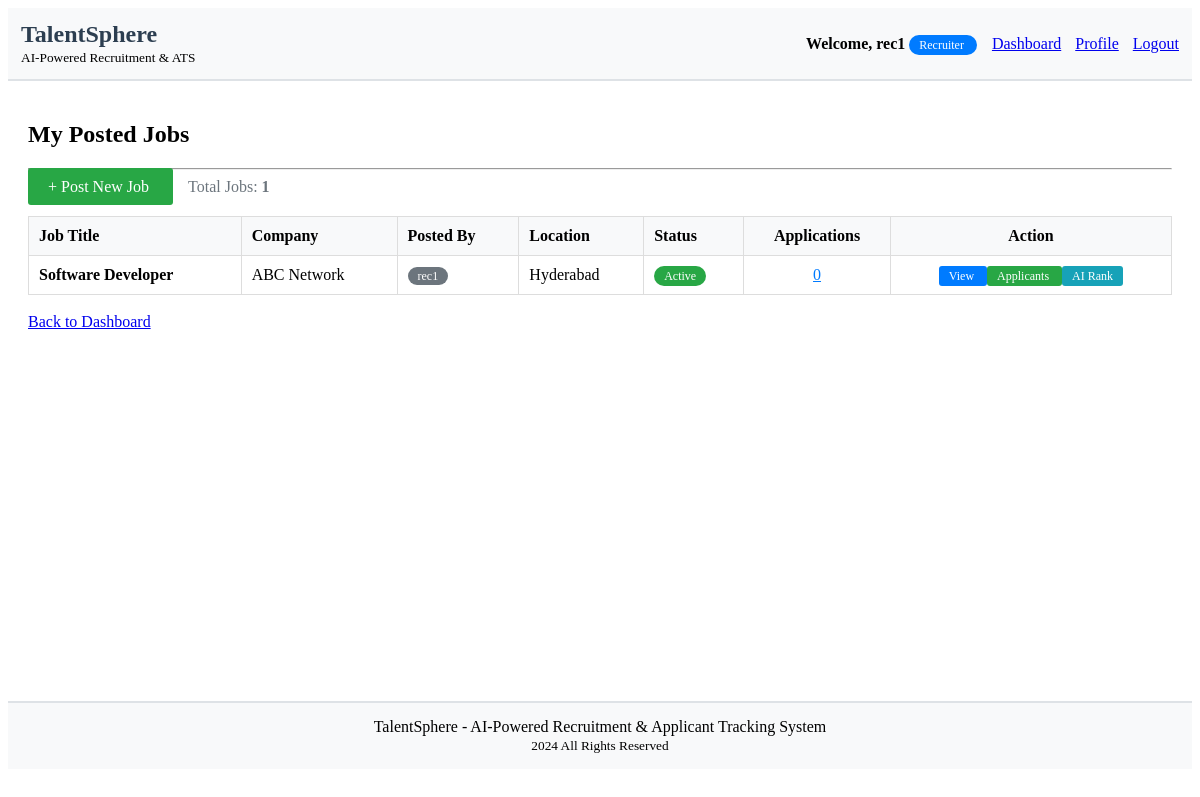
/accounts/my-jobs/ (signed in), run on an earlier commit of the app's database.
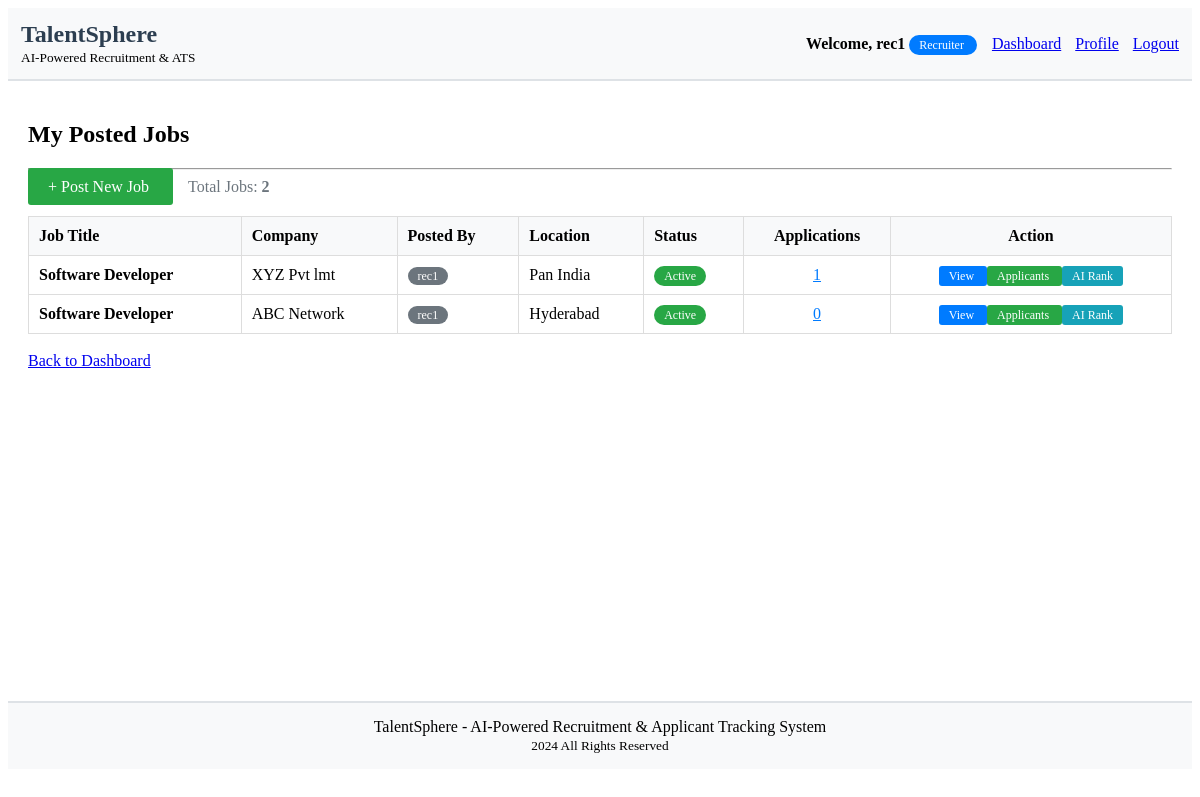
And on a later commit of the database.
### accounts/models.py (models this page shows, shortened)
class Job(models.Model):
    JOB_STATUS = (
        ('active', 'Active'),
        ('closed', 'Closed'),
        ('draft', 'Draft'),
    )
    EXPERIENCE_LEVELS = (
        ('entry', 'Entry Level'),
        ('mid', 'Mid Level'),
        ('senior', 'Senior Level'),
        ('lead', 'Lead'),
        ('executive', 'Executive'),
    )
    title = models.CharField(max_length=200)
    company = models.CharField(max_length=100)
    location = models.CharField(max_length=200)
    description = models.TextField()
    requirements = models.TextField()
    required_skills = models.TextField(blank=True, null=True, help_text="Comma separated skills")
    experience_level = models.CharField(max_length=20, choices=EXPERIENCE_LEVELS, default='mid')
    salary_min = models.DecimalField(max_digits=10, decimal_places=2, null=True, blank=True)
    salary_max = models.DecimalField(max_digits=10, decimal_places=2, null=True, blank=True)
    status = models.CharField(max_length=20, choices=JOB_STATUS, default='active')
    created_by = models.ForeignKey(User, on_delete=models.CASCADE, related_name='jobs')
    created_at = models.DateTimeField(auto_now_add=True)
    updated_at = models.DateTimeField(auto_now=True)
    class Meta:
        ordering = ['-created_at']

### accounts/views.py (the view)
# urls.py: path('my-jobs/', views.my_jobs, name='my_jobs'),
@login_required
def my_jobs(request):
    if request.user.profile.role != 'recruiter':
        messages.error(request, 'Access denied!')
        return redirect('dashboard')
    jobs = Job.objects.filter(created_by=request.user)
    return render(request, 'accounts/my_jobs.html', {'jobs': jobs})

### accounts/templates/accounts/my_jobs.html (shortened to what this page needs)
{% extends 'accounts/base.html' %}
{% block content %}
    <h2>My Posted Jobs</h2>
    <hr>
    <div style="margin-bottom: 20px;">
        <a href="{% url 'create_job' %}" style="background-color: #28a745; color: white; padding: 10px 20px; text-decoration: none; border-radius: 3px;">
            + Post New Job
        </a>
        <span style="margin-left: 15px; color: #6c757d;">
            Total Jobs: <strong>{{ jobs.count }}</strong>
        </span>
    </div>
    {% if jobs %}
        <table width="100%" style="border-collapse: collapse; border: 1px solid #ddd;">
            <thead style="background-color: #f8f9fa;">
                <tr>
                    <th style="border: 1px solid #ddd; padding: 10px; text-align: left;">Job Title</th>
                    <th style="border: 1px solid #ddd; padding: 10px; text-align: left;">Company</th>
                    <th style="border: 1px solid #ddd; padding: 10px; text-align: left;">Posted By</th>
                    <th style="border: 1px solid #ddd; padding: 10px; text-align: left;">Location</th>
                    <th style="border: 1px solid #ddd; padding: 10px; text-align: left;">Status</th>
                    <th style="border: 1px solid #ddd; padding: 10px; text-align: center;">Applications</th>
                    <th style="border: 1px solid #ddd; padding: 10px; text-align: center;">Action</th>
                </tr>
            </thead>
            <tbody>
                {% for job in jobs %}
                <tr>
                    <td style="border: 1px solid #ddd; padding: 10px;">
                        <strong>{{ job.title }}</strong>
                    </td>
                    <td style="border: 1px solid #ddd; padding: 10px;">{{ job.company }}</td>
                    <td style="border: 1px solid #ddd; padding: 10px;">
                        <span style="background-color: #6c757d; color: white; padding: 2px 10px; border-radius: 10px; font-size: 12px;">
                            {{ job.created_by.username }}
                        </span>
                    </td>
                    <td style="border: 1px solid #ddd; padding: 10px;">{{ job.location }}</td>
                    <td style="border: 1px solid #ddd; padding: 10px;">
                        <span style="background-color:
                            {% if job.status == 'active' %}#28a745
                            {% elif job.status == 'draft' %}#ffc107
                            {% else %}#dc3545{% endif %};
                            color: white; padding: 3px 10px; border-radius: 12px; font-size: 12px;">
                            {{ job.get_status_display }}
                        </span>
                    </td>
                    <td style="border: 1px solid #ddd; padding: 10px; text-align: center;">
                        <a href="{% url 'job_applications' job.id %}" style="color: #007bff;">
                            {{ job.applications.count }}
                        </a>
                    </td>
                    <td style="border: 1px solid #ddd; padding: 10px; text-align: center;">
                        <a href="{% url 'job_detail' job.id %}" style="background-color: #007bff; color: white; padding: 3px 10px; text-decoration: none; border-radius: 3px; font-size: 12px;">
                            View
                        </a>
                        <a href="{% url 'job_applications' job.id %}" style="background-color: #28a745; color: white; padding: 3px 10px; text-decoration: none; border-radius: 3px; font-size: 12px;">
                            Applicants
                        </a>
                        <a href="{% url 'rank_job_applications' job.id %}" style="background-color: #17a2b8; color: white; padding: 3px 10px; text-decoration: none; border-radius: 3px; font-size: 12px;">
                            AI Rank
                        </a>
                    </td>
                </tr>
                {% endfor %}
            </tbody>
        </table>
    {% endif %}
    <br>
    <a href="{% url 'dashboard' %}">Back to Dashboard</a>
{% endblock %}

What changed in the data, as far as the page shows it:
added Job: title "Software Developer", company "XYZ Pvt lmt", created_by.username "rec1", location "Pan India", status "Active", applications.count "1"
Also different on the page:
{{ jobs.count }}: "1" → "2"
